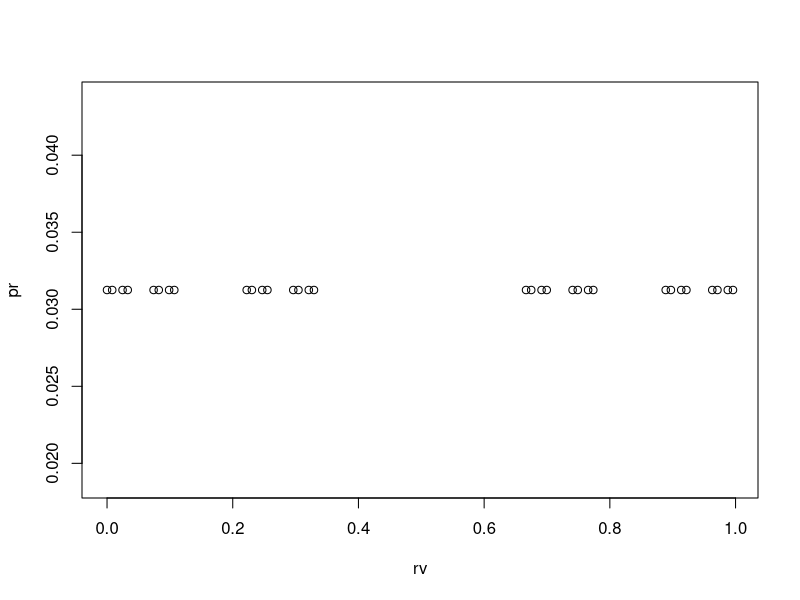
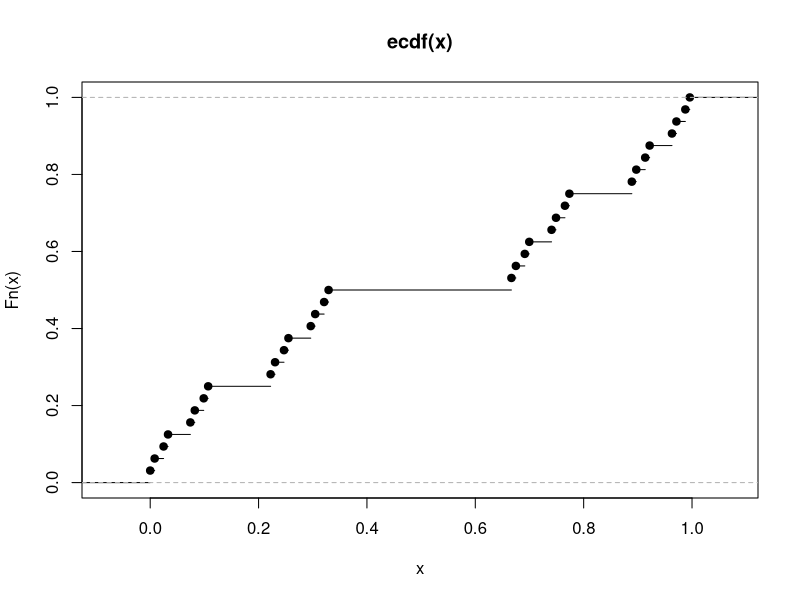

The R script that drew these images, in order:
# code for problem 6
rm(list=ls (all=TRUE))
k <- 5

comb1 <- t(matrix(c(0,1,0,1,0,1,0,1,0,1,0,1,0,1,0,1,0,1,0,1,0,1,0,1,0,1,0,1,0,1,0,1,0,0,1,1,0,0,1,1,0,0,1,1,0,0,1,1,0,0,1,1,0,0,1,1,0,0,1,1,0,0,1,1,0,0,0,0,1,1,1,1,0,0,0,0,1,1,1,1,0,0,0,0,1,1,1,1,0,0,0,0,1,1,1,1,0,0,0,0,0,0,0,0,1,1,1,1,1,1,1,1,0,0,0,0,0,0,0,0,1,1,1,1,1,1,1,1,0,0,0,0,0,0,0,0,0,0,0,0,0,0,0,0,1,1,1,1,1,1,1,1,1,1,1,1,1,1,1,1), nrow=5, ncol=32,byrow = TRUE) )

rv = matrix(nrow=2^k, ncol=1)
pr = matrix(nrow=2^k, ncol=1)
sortrv = matrix(nrow=2^k, ncol=1)
cdfrangelb = matrix(nrow=2^k, ncol=1)
cumprob = matrix(nrow=2^k, ncol=1)
cdfrangeub = matrix(nrow=2^k, ncol=1)
alpha <- 0 
pralpha <- 0



for (i in 1:2^k)
{
  x<-0
  for (j in 1:k)
  {
    x <- x+(comb1[i,j]*2/(3^j))    #calculating random variables for each probability
  }
  rv[i] <- x
  pr[i] <- 1/(2^k)                #probability will be same for each instance
  pralpha <- pralpha + pr[i]      #cumulating the probability
  cumprob[i] <- pralpha           #storing it to an new vector
  }
sortrv <- sort(rv)                #sorting the vector from smallest to largest
plot(rv,pr)
for (count in 1:2^k)
{
  cdfrangelb[count] <- sortrv[count]
  cdfrangeub[count] <- sortrv[count+1]
}
pmf <-cbind(pr, sortrv)                 # arranging probability and random variable for pnf
cdf <- rbind(0,cbind(cumprob, cdfrangelb, cdfrangeub))  #arranging cumulative probability and their
                                                        #lower and upper bound
plot.ecdf(sortrv)